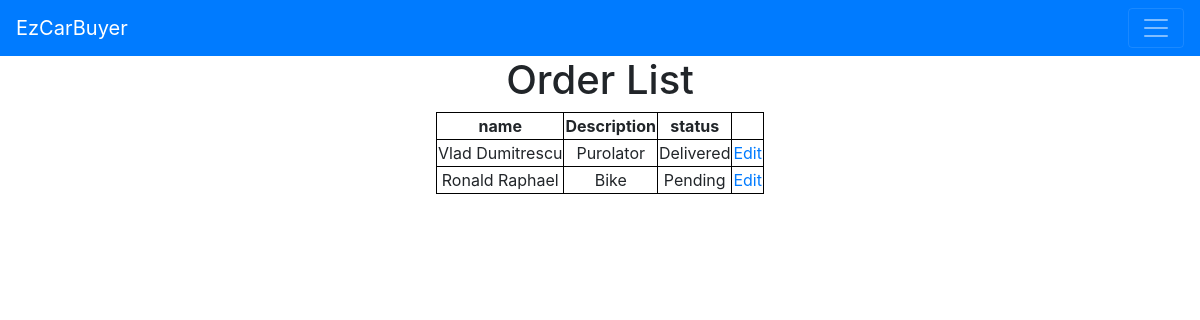
The app's page /order/index with its own data.
### tables this page shows
CREATE TABLE `list` (
  `id` int(8) NOT NULL,
  `name` varchar(128) NOT NULL,
  `description` varchar(128) NOT NULL,
  `status` varchar(32) NOT NULL
);

### Controller/OrderController.php (called while the page is built, shortened)
<?php
class OrderController extends Controller{
    public function index(){
        $orders = $this->model('order')->get();
        $this->view('order/index', ['order'=>$orders]);
    }
}
?>

### Model/Order.php (called while the page is built, shortened)
<?php
class Order extends Model{
    public function get(){
        $SQL = "SELECT * FROM list";
        $stmt = self::$_conn->prepare($SQL);
        $stmt->execute();
        $stmt->setFetchMode(PDO::FETCH_CLASS,'Order');
        return $stmt->fetchAll();
    }
}
?>

### dbConn.php (called while the page is built)
<?php
class Model{
    protected static $_conn = null;
    public function __construct(){
        if(self::$_conn == null){
            $host = 'localhost';
            $dbname = 'A01_part3';
            $user = 'root';
            $password = '';
            self::$_conn = new PDO("mysql:host=$host;dbname=$dbname",$user,$password);
        }
    }
}
?>

### View/order/index.php (the view, shortened to what this page needs)
<!DOCTYPE html>
<html lang="en">
<head>
    </head>
    <?php
    include 'View/includes/style.php';
    include 'View/includes/navbar.php';
    ?>
<body>
   <h1><center>Order List</center></h1>
   <table>
    <th>name</th>
    <th>Description</th>
    <th>status</th>
<?php
            foreach($data['order'] as $order){
                echo "<tr><td>$order->name</td><td>$order->description</td><td>$order->status</td><td><a href='/order/update/$order->id'>Edit</a></td></tr>";
            }
        ?>
        </table>
    </body>
</html>

### View/order/index.php (style rules this page uses)
table, th, td, tr { border:solid black 0.1rem; text-align:center; margin: auto; }

### records on screen
list: name "Vlad Dumitrescu", description "Purolator", status "Delivered"
list: name "Ronald Raphael", description "Bike", status "Pending"
